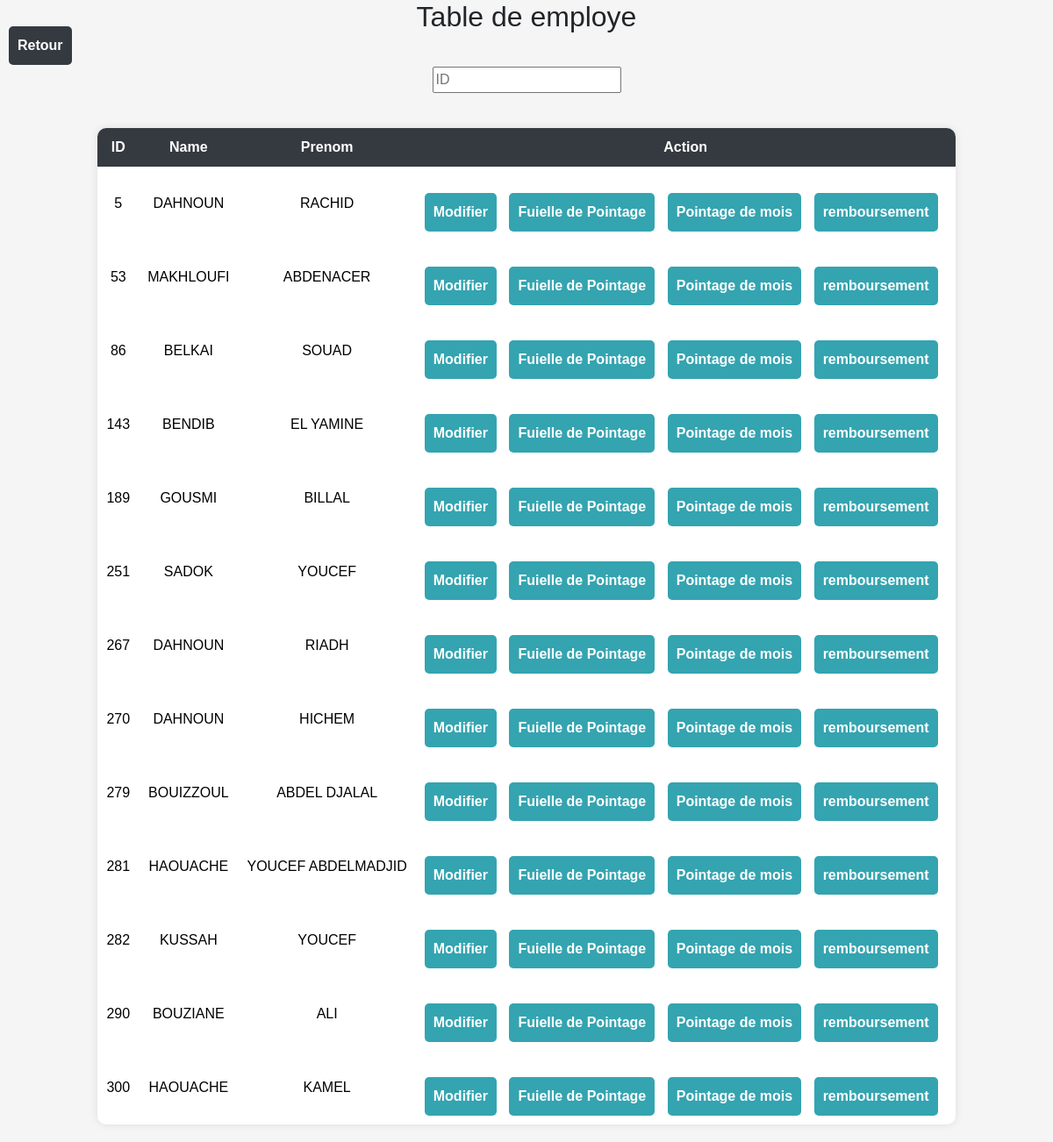
/table_employe/1/ (signed in), run on the app's committed database.
### pointage/models.py (models this page shows, shortened)
class Employe(models.Model):
    ID=models.AutoField(primary_key=True)
    Nom=models.CharField(max_length=30)
    Prenom=models.CharField(max_length=30)
    Adresse=models.CharField(max_length=50,null=True)
    Date_Recrutement=models.DateField(default=timezone.now)
    Affect_Origin=models.CharField(max_length=30,null=True)
    Fonction=models.CharField(max_length=30)
    Date_Detach= models.DateField(null=True)
    station=models.ForeignKey(Station,on_delete=models.CASCADE,null=True)
    Situation_Familliale=models.CharField(max_length=30,null=True)
    Nbr_Enfants=models.IntegerField(null=True)
    Sheet_ID=models.IntegerField(unique=True,null=True)
    recup = models.IntegerField(default=0)
    remboursement_total=models.IntegerField(default=0)
    remboursement_mois=models.IntegerField(default=0)
    actif = models.BooleanField(default=True)

### pointage/views.py (the view)
# urls.py: path('table_employe/<int:ID>/', views.table_employe, name='table_employe'),
def table_employe(request,ID):
    if request.user.profile.station.id != ID  and (request.user.profile.da != 1) :
        return redirect("menu_view")
    instances=Employe.objects.filter(station=ID)
    return render(request,'table_employe.html',{'id':ID,'instances':instances,'da':request.user.profile.da})

### pointage/templates/table_employe.html (shortened to what this page needs)
    <!DOCTYPE html>
    <html lang="en">
    <head>
        <link href="https://stackpath.bootstrapcdn.com/bootstrap/4.5.2/css/bootstrap.min.css" rel="stylesheet">
    </head>
    <body>
        <h2>Table de employe</h2>
        <form method="get" action="">
            <input type="text" id="query" name="query" placeholder="ID" required>
        </form>
        <a href="{% url 'menu_view' %}" class="back-button">Retour</a>
        <table>
            <tr>
                <th>ID</th>
                <th>Name</th>
                <th>Prenom</th>
                <th>Action</th>
            </tr>
            {% for instance in instances %}
            <tr>
                <td>{{ instance.ID }}</td>
                <td>{{ instance.Nom }}</td>
                <td>{{ instance.Prenom }}</td>
                <td>
                    {% if da < 3 %}
                    <a href="{% url 'update_employe' instance.ID %}" class="button">Modifier</a>
                    {% endif %}
                    <a href="{% url 'main_view' instance.ID %}" class="button" target="_blank">Fuielle de Pointage</a>
                    <a href="{% url 'pointage_mois' instance.ID %}" class="button">Pointage de mois</a>
                    <a href="{% url 'remboursement' instance.ID%}" class="button">remboursement</a>
                </td>
            </tr>
            {% endfor %}
        </table>
    </body>
    </html>

### pointage/templates/table_employe.html (style rules this page uses)
body { font-family: Arial, sans-serif; background-color: #f5f5f5; display: flex; flex-direction: column; align-items: center; justify-content: center; margin: 0; }
h2 { margin-top: 20px; padding: 10px; }
table { border-radius: 10px; overflow: hidden; box-shadow: 0 0 10px rgba(0, 0, 0, 0.1); margin-bottom:20px }
th, td { text-align: center; padding: 10px; border: none; align-text :center; width:fit-content; }
th { background-color: #343a40; font-size: 1em; color:white; }
td { background-color: white; color: black; }
a { text-decoration: none; color: #007BFF; font-weight: bold; margin-right: 10px; }
.back-button { margin-top: 20px; padding: 10px; background-color: #34a4b0; color: white; border: none; border-radius: 5px; text-decoration: none; }
.button { display: inline-block; margin-top: 20px; padding: 10px; background-color: #34a4b0; color: white; text-decoration: none; border: none; border-radius: 5px; cursor: pointer; margin-right: 10px; }
form { width: 60%; padding: 20px; margin-bottom: 20px; text-align: center; }
h2 { padding: 10px; margin-top: -10px; }
.back-button { position: absolute; top: 10px; left: 10px; padding: 10px; background-color: #343a40; color: white; border: none; border-radius: 5px; text-decoration: none; }

### data on the page
Employe: ID "5", Nom "DAHNOUN", Prenom "RACHID"
Employe: ID "53", Nom "MAKHLOUFI", Prenom "ABDENACER"
Employe: ID "86", Nom "BELKAI", Prenom "SOUAD"
Employe: ID "143", Nom "BENDIB", Prenom "EL YAMINE"
Employe: ID "189", Nom "GOUSMI", Prenom "BILLAL"
Employe: ID "251", Nom "SADOK", Prenom "YOUCEF"
Employe: ID "267", Nom "DAHNOUN", Prenom "RIADH"
Employe: ID "270", Nom "DAHNOUN", Prenom "HICHEM"
Employe: ID "279", Nom "BOUIZZOUL", Prenom "ABDEL DJALAL"
Employe: ID "281", Nom "HAOUACHE", Prenom "YOUCEF ABDELMADJID"
Employe: ID "282", Nom "KUSSAH", Prenom "YOUCEF"
Employe: ID "290", Nom "BOUZIANE", Prenom "ALI"
Employe: ID "300", Nom "HAOUACHE", Prenom "KAMEL"
